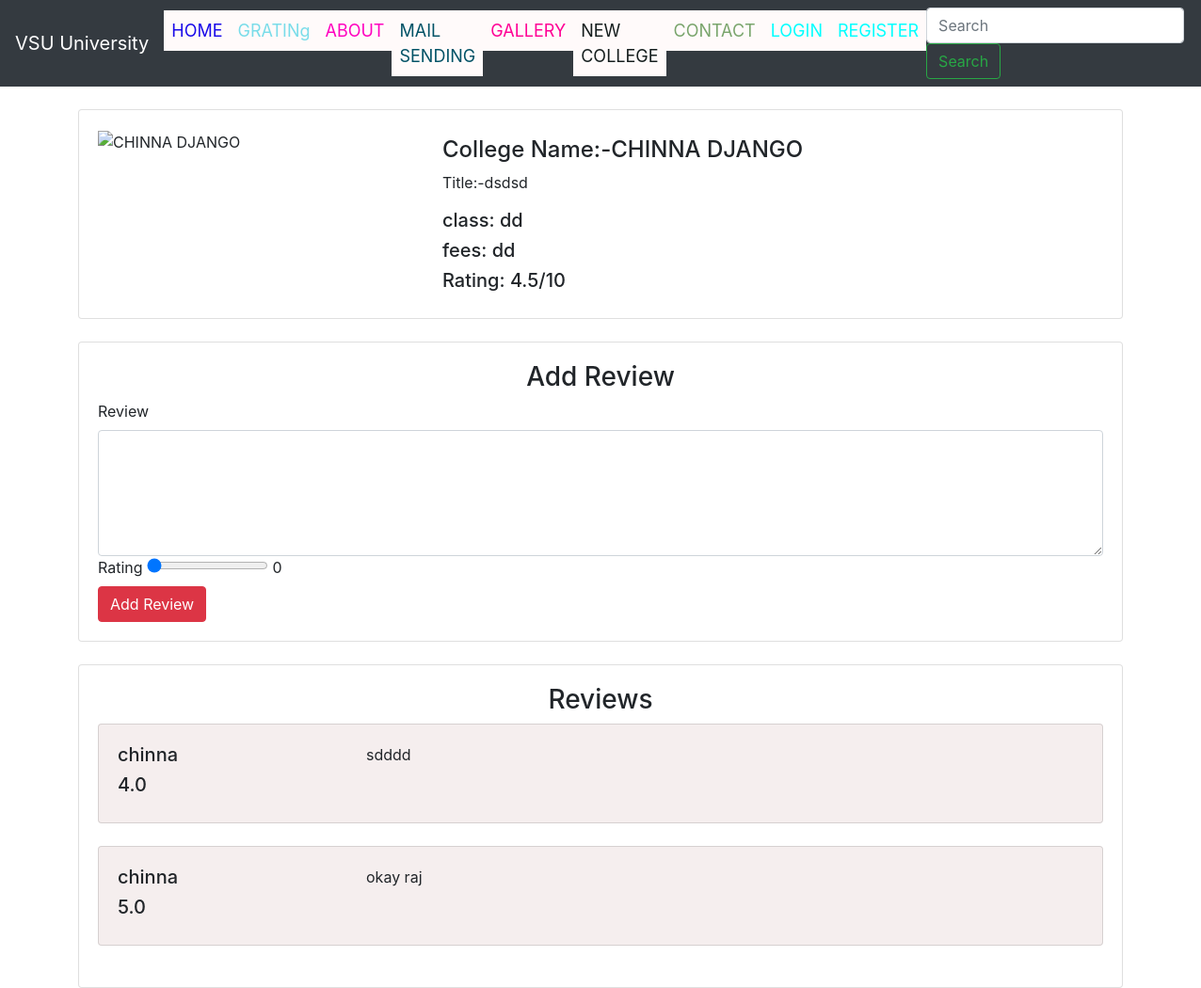
Page /details/1/ on the committed database.
### main/models.py (models this page shows, shortened)
class Movie(models.Model):
    name = models.CharField(max_length=300)
    director = models.CharField(max_length=300)
    cast = models.CharField(max_length=800)
    description = models.TextField(max_length=5000)
    release_date = models.DateField()
    averageRating = models.FloatField(default=0)
    image = models.URLField(default=None, null=True)

class Review(models.Model):
    movie = models.ForeignKey(Movie, on_delete=models.CASCADE)
    user = models.ForeignKey(User, on_delete=models.CASCADE)
    comment = models.TextField(max_length=5000)
    rating = models.FloatField(default=0)

### main/views.py (the view)
# urls.py: path('details/<int:id>/', views.detail, name="detail"),
def detail(request, id):
    movie = Movie.objects.get(id=id) # select * from movie where id=id
    reviews = Review.objects.filter(movie=id).order_by("-comment")
    average = reviews.aggregate(Avg("rating"))["rating__avg"]
    if average == None:
        average = 0
    average = round(average, 2)
    context = {
        "movie": movie,
        "reviews": reviews,
        "average": average
    }
    return render(request, 'main/details.html', context)

### main/templates/main/details.html (shortened to what this page needs)
{% extends 'main/base.html' %}
{% block content %}
<div class="container">
    <br>
    <div class="card">
        <div class="card-body">
        <div class="row">
            <div class="col-md-4">
                <img src="{{ movie.image }}" alt="{{ movie.name }}" class="img-fluid">
            </div>
            <div class="col-md-8">
                <h3 class="text-center">
                   <h4>College Name:-{{ movie.name }}</h4>
                </h3>
                <p>Title:-{{ movie.description }}</p>
                <h5>class: {{ movie.director }}</h5>
                <h5>fees: {{ movie.cast }}</h5>
                <h5>Rating: {{ average }}/10</h5>
            </div>
        </div>
    </div>
    </div>
    <br>
    <div class="card">
        <div class="card-body">
            <h3 class="text-center">Add Review</h3>
            <form action="{% url 'main:add_review' movie.id %}" method="POST">
                <label for="comment">Review</label>
                <textarea name="comment" id="comment" cols="30" rows="5" class="form-control"></textarea>
                <label for="rating">Rating</label>
                <input type="range" id="rangeInput"
                    name="rating" min="0" max="10" value="0" step="0.5"
                    oninput="amount.value=rangeInput.value">
         <output name="amount" id="amount" for="rangeInput">0</output>
                <br>
                <input type="submit" class="btn btn-danger" value="Add Review">
            </form>
        </div>
    </div>
    <br>
    <div class="card">
        <div class="card-body">
            <h3 class="text-center">Reviews</h3>
            {% for review in reviews %}
                <div class="card" style="background-color: #f5eeee;">
                    <div class="card-body">
                        <div class="row">
                            <div class="col-md-3">
                                <h5 class="text-left">{{ review.user.username }}</h5>
                                <h5>{{ review.rating }}</h5>
                            </div>
                            <div class="col-md-9">
                                <p>{{ review.comment }}</p>
                            </div>
                        </div>
                    </div>
                </div>
                <br>
                {% endfor %}
        </div>
    </div>
</div>
{% endblock %}

### main/static/css/main.css (style rules this page uses)
body { background-color:white; }

### rows in the picture
Movie: name "CHINNA DJANGO", description "dsdsd", director "dd", cast "dd"
Review: user.username "chinna", rating "4.0", comment "sdddd"
Review: user.username "chinna", rating "5.0", comment "okay raj"

### other values in the picture
{{ average }} "4.5"
